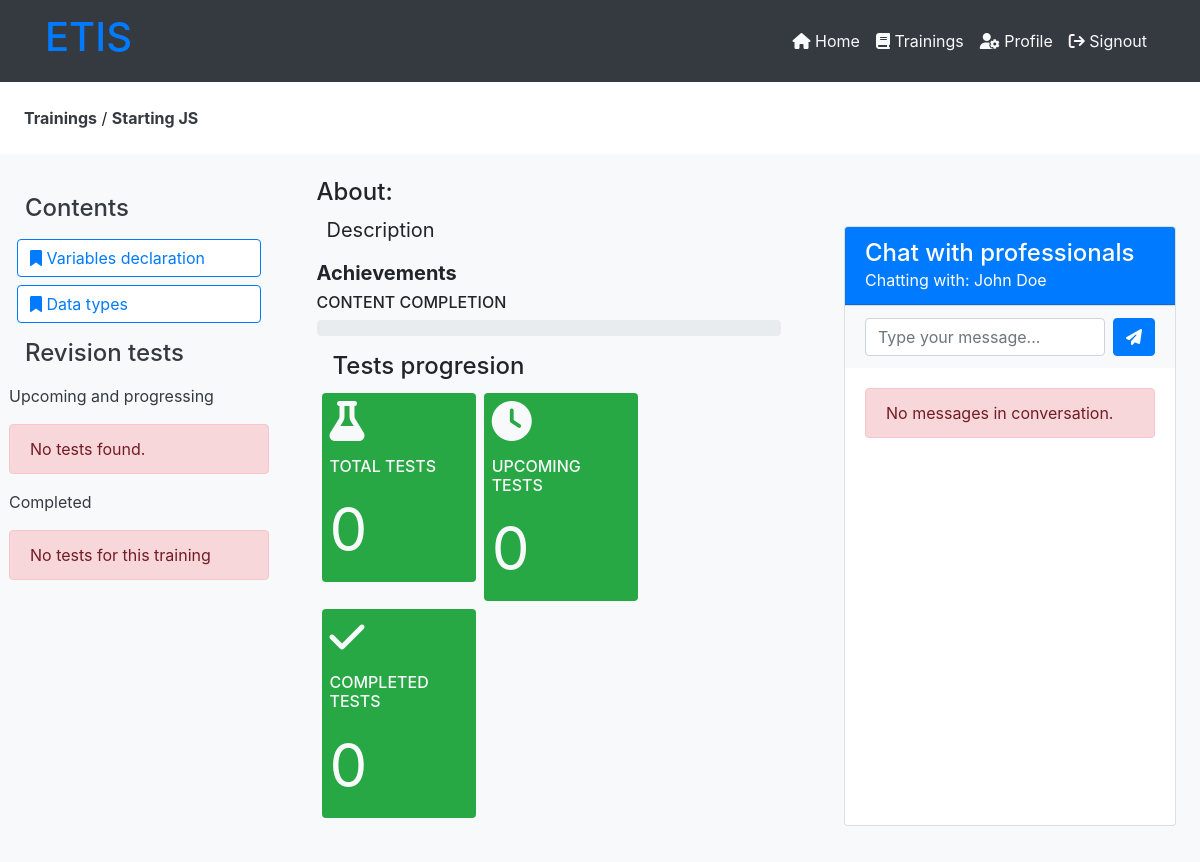
/employee-trainings-content.php?training=11 (signed in), run on the app's committed database.
### tables this page shows
CREATE TABLE `trainings` (
  `training_id` int(11) NOT NULL,
  `training_topic` varchar(255) NOT NULL,
  `training_description` text NOT NULL DEFAULT 'This is the defaullt description of the trainings',
  `training_start` varchar(255) NOT NULL,
  `training_end` varchar(255) NOT NULL,
  `training_cover` varchar(255) NOT NULL,
  `training_depart` int(11) NOT NULL,
  `training_status` varchar(255) NOT NULL
);

CREATE TABLE `training_contents` (
  `training_content_id` int(11) NOT NULL,
  `training` int(11) NOT NULL,
  `content_name` varchar(255) NOT NULL,
  `content_type` varchar(255) NOT NULL,
  `content_file` varchar(255) NOT NULL
);

CREATE TABLE `professionals` (
  `professional_id` int(11) NOT NULL,
  `professional_fn` varchar(255) NOT NULL,
  `professional_ln` varchar(255) NOT NULL,
  `professional_email` varchar(255) NOT NULL,
  `professional_phone` int(12) NOT NULL,
  `professional_status` varchar(255) NOT NULL
);

### php/employee-sessions.php (called while the page is built, shortened)
<?php
    $acting_employee_id = $_SESSION['employee_id'];
?>

### employee-trainings-content.php (the view, shortened to what this page needs)
<?php
    include("php/connection.php");
    include("php/employee-sessions.php");
?>
<!DOCTYPE html>
<html lang="en">
<head>
    <link rel="stylesheet" href="https://maxcdn.bootstrapcdn.com/bootstrap/4.5.2/css/bootstrap.min.css">
    <link rel="stylesheet" href="https://cdnjs.cloudflare.com/ajax/libs/font-awesome/6.4.2/css/all.min.css" />
</head>
<body>
    <?php
        include("php/employee-header.php");
    ?>
    <section class="">
        <div class="" style="">
            <?php
                if (!isset($_GET['training'])) {
                    ?>
                    <p class="alert alert-danger " style="">
                        No training sent to the server.
                    </p>
                    <?php
                }
                else {
                    $training = $_GET['training'];
                    $check_exists = mysqli_query($server,"SELECT * from trainings WHERE
                        training_id='$training'
                    ");
                    if (mysqli_num_rows($check_exists) != 1) {
                        ?>
                        <p class="alert alert-danger">
                            The training is not found.
                        </p>
                        <?php
                    }
                    else {
                        $data_check_exits = mysqli_fetch_array($check_exists);
                        ?>
                        <div class="contents m-3 p-2">
                            <a href="employee-trainings.php" class="text-dark font-weight-bold">Trainings</a> / <a href="" class="text-dark font-weight-bold"><?php echo $data_check_exits['training_topic']; ?></a>
                        </div>
                        <div class="row bg-light">
                            <?php include("php/employee-training-content-list.php"); ?>
                            <div class="col-md-5 bg-light p-4">
                                <div id="trai_description">
                                    <div class="" style="font-size: 20px;">
                                        <h4 class="text-decoration-underline">
                                            About:
                                        </h4>
                                        <p class="" style="margin-left: 10px;">
                                            <?php echo $data_check_exits['training_description']; ?>
                                        </p>
                                        <div class="achievements">
                                            <h5 class="font-weight-bold">
                                                Achievements
                                            </h5>
                                            <?php
                                                $get_total_contents = mysqli_query($server,"SELECT * from training_contents
                                                    WHERE
                                                    training = '$training'
                                                ");
                                                $get_passed_contents = mysqli_query($server,"SELECT DISTINCT(content) from
                                                    empl_trainings_conent_completion WHERE
                                                    employee = '$acting_employee_id'
                                                    AND training = '$training'
                                                    AND status = 'Completed'
                                                ");
                                                if (mysqli_num_rows($get_total_contents) < 1) {
                                                    ?>
                                                    <p class="alert alert-danger">
                                                        No contents to complete
                                                    </p>
                                                    <?php
                                                }
                                                else {
                                                    $num_contents = mysqli_num_rows($get_total_contents);
                                                    $num_completed = mysqli_num_rows($get_passed_contents);
                                                    $completetion_percenage = ($num_completed/$num_contents) * 100;
                                                    $completetion_percenage = round($completetion_percenage, 2);
                                                    ?>
                                                    <h6 style="text-transform: uppercase;">
                                                        Content completion
                                                    </h6>
                                                    <div class="progress" title="You have completed <?php echo $completetion_percenage."%"; ?> of the training contents.">
                                                    </div>
                                                    <div class="p-3">
                                                        <h4>
                                                            Tests progresion
                                                        </h4>
                                                        <div class="row">
                                                            <div class="col-md-4 m-1">
                                                                <div class="dashboard-box bg-success text-light p-2 row rounded">
                                                                    <div class="mr-3">
                                                                        <i class="fas fa-flask  fa-2x mb-3 flex-1"></i>
                                                                        <h6>TOTAL TESTS</h6>
                                                                    </div>
                                                                    <p class="mb-0 fa-3x">
                                                                        <?php
                                                                            $get_all_tests = mysqli_query($server,"SELECT *
                                                                                FROM tests
                                                                                WHERE training = '$training'
                                                                                AND test_status != 'Rejected'
                                                                            ");
                                                                            echo mysqli_num_rows($get_all_tests);
                                                                        ?>
                                                                    </p>
                                                                </div>
                                                            </div>
                                                            <div class="col-md-4 m-1">
                                                                <div class="dashboard-box bg-success text-light p-2 row rounded">
                                                                    <div class="mr-3">
                                                                        <i class="fas fa-clock  fa-2x mb-3 flex-1"></i>
                                                                        <h6>UPCOMING TESTS</h6>
                                                                    </div>
                                                                    <p class="mb-0 fa-3x">
                                                                        <?php
                                                                            $get_all_tests = mysqli_query($server,"SELECT *
                                                                                FROM tests
                                                                                WHERE training = '$training'
                                                                                AND test_status = 'Upcoming'
                                                                            ");
                                                                            echo mysqli_num_rows($get_all_tests);
                                                                        ?>
                                                                    </p>
                                                                </div>
                                                            </div>
                                                            <div class="col-md-4 m-1">
                                                                <div class="dashboard-box bg-success text-light p-2 row rounded">
                                                                    <div class="mr-3">
                                                                        <i class="fas fa-check  fa-2x mb-3 flex-1"></i>
                                                                        <h6>COMPLETED TESTS</h6>
                                                                    </div>
                                                                    <p class="mb-0 fa-3x">
                                                                        <?php
                                                                            $get_all_tests = mysqli_query($server,"SELECT *
                                                                                FROM test_completion_time
                                                                                WHERE training = '$training'
                                                                                -- AND (test_status = 'Completed' OR test_status = 'Marked')
                                                                            ");
                                                                            echo mysqli_num_rows($get_all_tests);
                                                                        ?>
                                                                    </p>
                                                                </div>
                                                            </div>
                                                        </div>
                                                    </div>
                                                    <?php
                                                }
                                            ?>
                                        </div>
                                    </div>
                                </div>
                            </div>
                            <div class="col-md-4 p-4">
                                <?php
                                    include("php/emplyees-contents-chat.php");
                                ?>
                            </div>
                        </div>
                        <?php
                    }
                }
            ?>
        </div>
</section>
</body>
</html>

### php/employee-training-content-list.php (shortened to what this page needs)
<div class="col-md-3 text-light p-4" id="contents_list">
    <h4 class="text-dark m-3">
        Contents
    </h4>
    <?php
        $get_trainings_content = mysqli_query($server,"SELECT * from training_contents
            WHERE training='$training'
            ORDER BY content_type DESC,
            content_name ASC
        ");
            ?>
            <?php
        while ($data_contents = mysqli_fetch_array($get_trainings_content)) {
            ?>
            <div class="row m-2" >
                <div class="chapter-row bg-white btn btn-outline-primary" style="width:100%;">
                <a href="employee-get-training-contnet.php?training=<?php echo $training; ?>&content=<?php echo $data_contents['training_content_id']; ?>"
                    class="" style="display:block;text-align: left;">
                        <i class="fa fa-bookmark"></i>
                    <?php
                        echo $data_contents['content_name'];
                                ?>
                </a>
                </div>
            </div>
            <?php
        }
        include('employee-trainings-test-list.php');
    ?>
</div>

### php/emplyees-contents-chat.php (shortened to what this page needs)
<div class="container mt-5">
    <?php
        $check_professss = mysqli_query($server,"SELECT * from training_professionals
            WHERE  training = '$training'
        ");
        if (mysqli_num_rows($check_professss) < 1) {
            ?>
            <h4 class="mb-0">Chat with professionals</h4>
            <p class="alert alert-danger">
                No professional for this training
            </p>
            <?php
        }
        else {
            $data_professs = mysqli_fetch_array($check_professss);
            $professional_id = $data_professs['professional'];
            $get_professional_info = mysqli_fetch_array(mysqli_query($server,"SELECT * from professionals
                WHERE professional_id = '$professional_id'
            "));
            ?>
            <div class="card" style="height: 600px;">
                <div class="card-header bg-primary text-white">
                    <h4 class="mb-0">Chat with professionals</h4>
                    <p class="mb-0">Chatting with: <?php echo $get_professional_info['professional_fn']." ".$get_professional_info['professional_ln']; ?></p>
                </div>
                <div class="card-footer bg-light">
                    <form action="" method="POST" autocomplete="off" class="d-flex">
                        <input type="text" name="msg_field" class="form-control" placeholder="Type your message...">
                        <button type="submit" name="send_msg_btn" class="btn btn-primary ml-2"><i class="fas fa-paper-plane"></i></button>
                    </form>
                </div>
                <div class="card-body chat-messages " style="overflow-y: auto;">
                    <?php
                        $get_msgs = mysqli_query($server,"SELECT * from msgs_professional_employee
                            WHERE (msg_sender = '$professional_id' AND msg_receiver = '$acting_employee_id') OR (msg_sender = '$acting_employee_id' AND msg_receiver = '$professional_id')
                            ORDER BY msg_sendtime DESC;
                        ");
                        if (mysqli_num_rows($get_msgs) < 1) {
                            ?>
                            <p class="alert alert-danger">
                                No messages in conversation.
                            </p>
                            <?php
                        }
                                ?>
                </div>
            </div>
            <?php
        }
    ?>
</div>

### employee-trainings-content.php (style rules this page uses)
.bg-primary { background-color: #007bff; }

### data on the page
trainings: training_topic "Starting JS", training_description "Description"
training_contents: content_name "Variables declaration"
training_contents: content_name "Data types"
professionals: professional_fn "John", professional_ln "Doe"

### other printed values
mysqli_num_rows($get_all_tests) "0"
